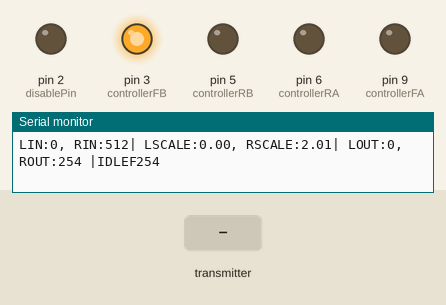
Recording of a sketch running on a simulated Arduino Uno, built with avr-gcc and run on an emulated ATmega328P. Shown: output pins drawn as LEDs (lit = HIGH), the last lines printed to the serial monitor. The test bench sets the inputs (shaded band). No radio packets arrive unless stated.

Above: at 1.2 s.
1.3 s: the transmitter starts sending Xposition = 256
At 1.8 s:
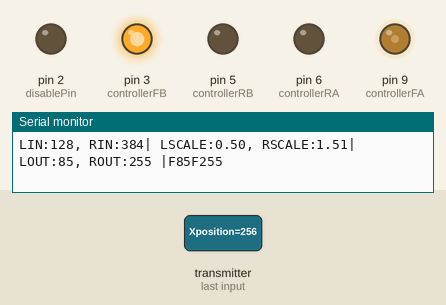
2.9 s: the transmitter starts sending Yposition = 512
At 3.8 s:
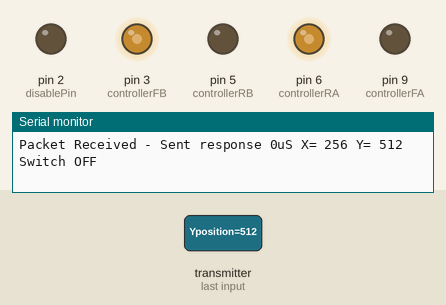
4.6 s: the transmitter starts sending Xposition = 0
At 5.8 s:
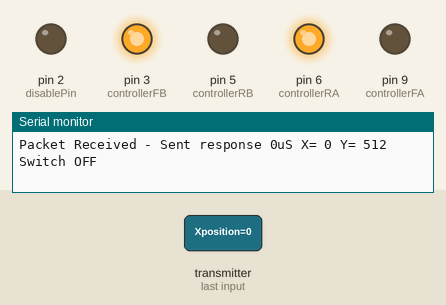
6.3 s: the transmitter starts sending Yposition = 256
At 6.9 s:
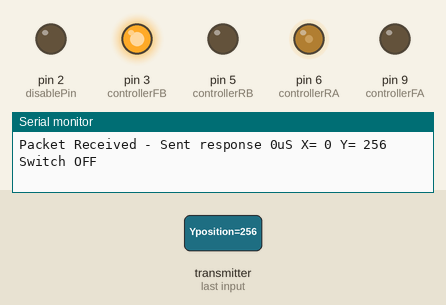
8.0 s: the transmitter starts sending Xposition = 512
At 8.5 s:
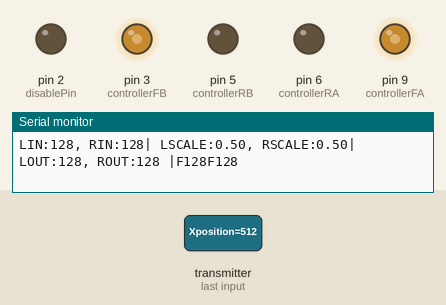
9.7 s: the transmitter starts sending Yposition = 0
At 10.8 s:
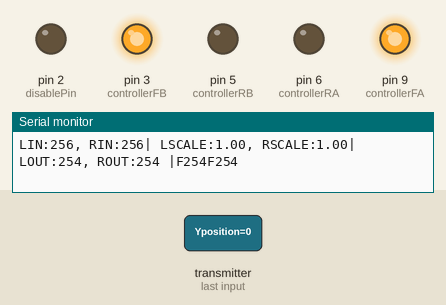
Timing chart, 0 to 12.3 s (numbered marks = the images above; inputs shaded):
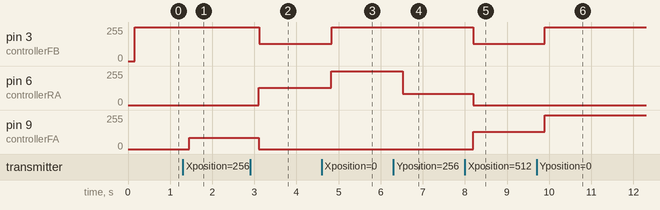

Measured:
- after the input at 1.3 s, pin 3 (controllerFB): 254/255 → 255/255 after 0.16 s; pin 9 (controllerFA): 0/255 → 85/255 after 0.15 s
- after the input at 2.9 s, pin 3 (controllerFB): 255/255 → 128/255 after 0.21 s; pin 6 (controllerRA): 0/255 → 128/255 after 0.21 s; pin 9 (controllerFA): 85/255 → 0/255 after 0.21 s
- after the input at 4.6 s, pin 3 (controllerFB), pin 6 (controllerRA): 128/255 → 254/255 after 0.23 s
- after the input at 6.3 s, pin 3 (controllerFB): 254/255 → 255/255 after 0.23 s; pin 6 (controllerRA): 254/255 → 85/255 after 0.22 s
- after the input at 8.0 s, pin 3 (controllerFB): 255/255 → 128/255 after 0.20 s; pin 6 (controllerRA): 85/255 → 0/255 after 0.20 s; pin 9 (controllerFA): 0/255 → 128/255 after 0.20 s
- after the input at 9.7 s, pin 3 (controllerFB): 128/255 → 254/255 after 0.20 s; pin 9 (controllerFA): 128/255 → 254/255 after 0.19 s

The sketch:

JoyStickDriverTest.ino
```cpp
/* YourDuinoStarter Example: nRF24L01 Radio remote control of servos by joystick
  - WHAT IT DOES
   Joystick on other Arduino communicates by nRF25L01 Radio to
   this Arduino with 2 pan-tilt servos
   SEE: The variable 'hasHardware'. You can test without servos and later set hasHardware = true;
        You NEED separate Servo power, not USB. YourDuino RoboRED has built in 2A power for servos
  - SEE the comments after "//" on each line below
  - CONNECTIONS:
   - nRF24L01 Radio Module: See http://arduino-info.wikispaces.com/Nrf24L01-2.4GHz-HowTo
   1 - GND
   2 - VCC 3.3V !!! NOT 5V
   3 - CE to Arduino pin 7
   4 - CSN to Arduino pin 8
   5 - SCK to Arduino pin 13
   6 - MOSI to Arduino pin 11
   7 - MISO to Arduino pin 12
   8 - UNUSED

  - V2.12 02/08/2016
   - Uses the RF24 Library by TMRH20 and Maniacbug: https://github.com/TMRh20/RF24 (Download ZIP)
   Questions: terry@yourduino.com */

/*-----( Import needed libraries )-----*/
#include <SPI.h>   // Comes with Arduino IDE
#include "RF24.h"  // Download and Install (See above)
#include "printf.h" // Needed for "printDetails" Takes up some memory
// NEED the SoftwareServo library installed
// http://playground.arduino.cc/uploads/ComponentLib/SoftwareServo.zip
//#include <SoftwareServo.h>  // Regular Servo library creates timer conflict!
/*-----( Declare Constants and Pin Numbers )-----*/
#define  CE_PIN  7   // The pins to be used for CE and SN
#define  CSN_PIN 8

//#define ServoHorizontalPIN 3   //Pin Numbers for servos and laser/LED
//#define ServoVerticalPIN   5
//#define LaserPIN           6

/*#define ServoMIN_H  30  // Don't go to very end of servo travel
#define ServoMAX_H  150 // which may not be all the way from 0 to 180.
#define ServoMIN_V  30  // Don't go to very end of servo travel
#define ServoMAX_V  150 // which may not be all the way from 0 to 180

/*-----( Declare objects )-----*/
/* Hardware configuration: Set up nRF24L01 radio on SPI bus plus (usually) pins 7 & 8 (Can be changed) */
RF24 radio(CE_PIN, CSN_PIN);

//SoftwareServo HorizontalServo;
//SoftwareServo VerticalServo;  // create servo objects to control servos

/*-----( Declare Variables )-----*/
byte addresses[][6] = {"1Node", "2Node"}; // These will be the names of the "Pipes"

// Allows testing of radios and code without servo hardware. Set 'true' when servos connected
boolean hasHardware = false;  // Allows testing of radios and code without Joystick hardware.
//boolean hasHardware = true;

int HorizontalJoystickReceived; // Variable to store received Joystick values
int HorizontalServoPosition;    // variable to store the servo position

int VerticalJoystickReceived;   // Variable to store received Joystick values
int VerticalServoPosition;      // variable to store the servo positio

/**
  Create a data structure for transmitting and receiving data
  This allows many variables to be easily sent and received in a single transmission
  See http://www.cplusplus.com/doc/tutorial/structures/
*/
struct dataStruct {
  unsigned long _micros;  // to save response times
  int Xposition;          // The Joystick position values
  int Yposition;
  bool switchOn;          // The Joystick push-down switch
} myData;                 // This can be accessed in the form:  myData.Xposition  etc.


//Atmega328p based Arduino code (should work withouth modifications with Atmega168/88), tested on RBBB Arduino clone by Modern Device:
const byte joysticYA = A0; //Analog Jostick Y axis
const byte joysticXA = A1; //Analog Jostick X axis

const byte controllerFA = 9; //PWM FORWARD PIN for OSMC Controller A (left motor)
const byte controllerRA = 6;  //PWM REVERSE PIN for OSMC Controller A (left motor)
const byte controllerFB = 3;  //PWM FORWARD PIN for OSMC Controller B (right motor)
const byte controllerRB = 5;  //PWM REVERSE PIN for OSMC Controller B (right motor)
const byte disablePin = 2; //OSMC disable, pull LOW to enable motor controller

int analogTmp = 0; //temporary variable to store
int throttle, direction = 0; //throttle (Y axis) and direction (X axis)

int leftMotor,leftMotorScaled = 0; //left Motor helper variables
float leftMotorScale = 0;

int rightMotor,rightMotorScaled = 0; //right Motor helper variables
float rightMotorScale = 0;

float maxMotorScale = 0; //holds the mixed output scaling factor

int deadZone = 10; //jostick dead zone

void setup()  {

  //initialization of pins
  //Serial.begin(9600);
  pinMode(controllerFA, OUTPUT);
  pinMode(controllerRA, OUTPUT);
  pinMode(controllerFB, OUTPUT);
  pinMode(controllerRB, OUTPUT);

  pinMode(disablePin, OUTPUT);
  digitalWrite(disablePin, LOW);
 Serial.begin(9600);   // MUST reset the Serial Monitor to 115200 (lower right of window )
  // NOTE: The "F" in the print statements means "unchangable data; save in Flash Memory to conserve SRAM"
  Serial.println(F("YourDuino.com Example: Receive joystick data by nRF24L01 radio from another Arduino"));
  Serial.println(F("and control servos if attached (Check 'hasHardware' variable"));
  //printf_begin(); // Needed for "printDetails" Takes up some memory
  /*-----( Set up servos )-----*/
  if (hasHardware)
  {
    //HorizontalServo.attach(ServoHorizontalPIN);  // attaches the servo to the servo object
    //VerticalServo.attach(ServoVerticalPIN);
  }

  radio.begin();          // Initialize the nRF24L01 Radio
  radio.setChannel(108);  // 2.508 Ghz - Above most Wifi Channels
  radio.setDataRate(RF24_250KBPS); // Fast enough.. Better range

  // Set the Power Amplifier Level low to prevent power supply related issues since this is a
  // getting_started sketch, and the likelihood of close proximity of the devices. RF24_PA_MAX is default.
  // PALevelcan be one of four levels: RF24_PA_MIN, RF24_PA_LOW, RF24_PA_HIGH and RF24_PA_MAX
  radio.setPALevel(RF24_PA_LOW);
  //   radio.setPALevel(RF24_PA_MAX);

  // Open a writing and reading pipe on each radio, with opposite addresses
  radio.openWritingPipe(addresses[1]);
  radio.openReadingPipe(1, addresses[0]);

  // Start the radio listening for data
  radio.startListening();
//  radio.printDetails(); //Uncomment to show LOTS of debugging information
}//--(end setup )---


void loop()  {
   if ( radio.available())
  {

    while (radio.available())   // While there is data ready to be retrieved from the receive pipe
    {
      radio.read( &myData, sizeof(myData) );             // Get the data
    }

    radio.stopListening();                               // First, stop listening so we can transmit
    radio.write( &myData, sizeof(myData) );              // Send the received data back.
    radio.startListening();                              // Now, resume listening so we catch the next packets.

    Serial.print(F("Packet Received - Sent response "));  // Print the received packet data
    Serial.print(myData._micros);
    Serial.print(F("uS X= "));
    Serial.print(myData.Xposition);
    Serial.print(F(" Y= "));
    Serial.print(myData.Yposition);
    if ( myData.switchOn == 1)
    {
      Serial.println(F(" Switch ON"));
    }
    else
    {
      Serial.println(F(" Switch OFF"));
    }

  } // END radio available

  if (hasHardware)
  {
    /*-----( Calculate servo position values, send to the servos )-----*/
   /* SoftwareServo::refresh();//refreshes servo to keep them updating
    HorizontalJoystickReceived  = myData.Xposition;  // Get the values received
    VerticalJoystickReceived    = myData.Yposition;

    // scale it to use it with the servo (value between MIN and MAX)
    HorizontalServoPosition  = map(HorizontalJoystickReceived, 0, 1023, ServoMIN_H , ServoMAX_H);
    VerticalServoPosition    = map(VerticalJoystickReceived,   0, 1023, ServoMIN_V , ServoMAX_V);

    // tell servos to go to position
    HorizontalServo.write(HorizontalServoPosition);
    VerticalServo.write(VerticalServoPosition);*/
  } // END hasHardware


  //aquire the analog input for Y  and rescale the 0..1023 range to -255..255 range
  analogTmp = myData.Yposition;
  throttle = (512-analogTmp)/2;

  delayMicroseconds(100);
  //...and  the same for X axis
  analogTmp = myData.Xposition;
  direction = -(512-analogTmp)/2;

  //mix throttle and direction
  leftMotor = throttle+direction;
  rightMotor = throttle-direction;

  //print the initial mix results
  Serial.print("LIN:"); Serial.print( leftMotor, DEC);
  Serial.print(", RIN:"); Serial.print( rightMotor, DEC);

  //calculate the scale of the results in comparision base 8 bit PWM resolution
  leftMotorScale =  leftMotor/255.0;
  leftMotorScale = abs(leftMotorScale);
  rightMotorScale =  rightMotor/255.0;
  rightMotorScale = abs(rightMotorScale);

  Serial.print("| LSCALE:"); Serial.print( leftMotorScale,2);
  Serial.print(", RSCALE:"); Serial.print( rightMotorScale,2);

  //choose the max scale value if it is above 1
  maxMotorScale = max(leftMotorScale,rightMotorScale);
  maxMotorScale = max(1,maxMotorScale);

  //and apply it to the mixed values
  leftMotorScaled = constrain(leftMotor/maxMotorScale,-255,255);
  rightMotorScaled = constrain(rightMotor/maxMotorScale,-255,255);

  Serial.print("| LOUT:"); Serial.print( leftMotorScaled);
  Serial.print(", ROUT:"); Serial.print( rightMotorScaled);

  Serial.print(" |");

  //apply the results to appropriate uC PWM outputs for the LEFT motor:
  if(abs(leftMotorScaled)>deadZone)
  {

    if (leftMotorScaled > 0)
    {
      Serial.print("F");
      Serial.print(abs(leftMotorScaled),DEC);

      analogWrite(controllerRA,0);
      analogWrite(controllerFA,abs(leftMotorScaled));
    }
    else
    {
      Serial.print("R");
      Serial.print(abs(leftMotorScaled),DEC);

      analogWrite(controllerFA,0);
      analogWrite(controllerRA,abs(leftMotorScaled));
    }
  }
  else
  {
  Serial.print("IDLE");
  analogWrite(controllerFA,0);
  analogWrite(controllerRA,0);
  }

  //apply the results to appropriate uC PWM outputs for the RIGHT motor:
  if(abs(rightMotorScaled)>deadZone)
  {

    if (rightMotorScaled > 0)
    {
      Serial.print("F");
      Serial.print(abs(rightMotorScaled),DEC);

      analogWrite(controllerRB,0);
      analogWrite(controllerFB,abs(rightMotorScaled));
    }
    else
    {
      Serial.print("R");
      Serial.print(abs(rightMotorScaled),DEC);

      analogWrite(controllerFB,0);
      analogWrite(controllerRB,abs(rightMotorScaled));
    }
  }
  else
  {
  Serial.print("IDLE");
  analogWrite(controllerFB,0);
  analogWrite(controllerRB,0);
  }

  Serial.println("");

  //To do: throttle change limiting, to avoid radical changes of direction for large DC motors

  delay(10);

}
```
